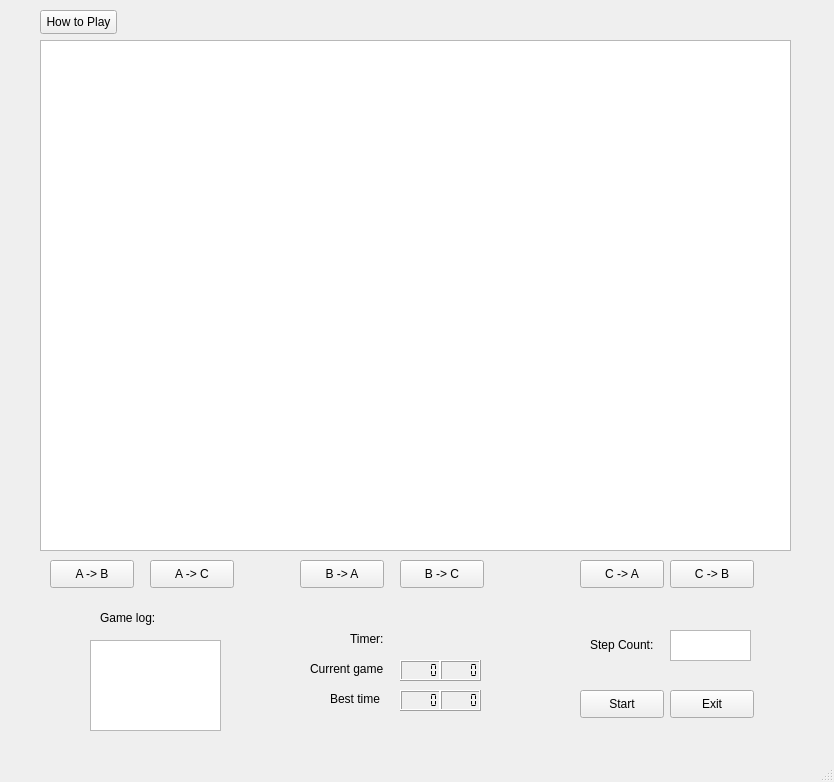
<?xml version="1.0" encoding="UTF-8"?>
<ui version="4.0">
 <class>StartGame</class>
 <widget class="QMainWindow" name="StartGame">
  <property name="geometry">
   <rect>
    <x>0</x>
    <y>0</y>
    <width>834</width>
    <height>782</height>
   </rect>
  </property>
  <property name="windowTitle">
   <string>MainWindow</string>
  </property>
  <widget class="QWidget" name="centralwidget">
   <widget class="QPushButton" name="closeButton">
    <property name="geometry">
     <rect>
      <x>670</x>
      <y>690</y>
      <width>84</width>
      <height>28</height>
     </rect>
    </property>
    <property name="text">
     <string>Exit</string>
    </property>
   </widget>
   <widget class="QLabel" name="illegalLabel">
    <property name="geometry">
     <rect>
      <x>310</x>
      <y>50</y>
      <width>281</width>
      <height>41</height>
     </rect>
    </property>
    <property name="font">
     <font>
      <pointsize>11</pointsize>
      <bold>true</bold>
     </font>
    </property>
    <property name="text">
     <string/>
    </property>
   </widget>
   <widget class="QPushButton" name="newGameButton">
    <property name="geometry">
     <rect>
      <x>580</x>
      <y>690</y>
      <width>84</width>
      <height>28</height>
     </rect>
    </property>
    <property name="text">
     <string>Start</string>
    </property>
   </widget>
   <widget class="QPushButton" name="CBButton">
    <property name="geometry">
     <rect>
      <x>670</x>
      <y>560</y>
      <width>84</width>
      <height>28</height>
     </rect>
    </property>
    <property name="text">
     <string>C -&gt; B</string>
    </property>
   </widget>
   <widget class="QPushButton" name="CAButton">
    <property name="geometry">
     <rect>
      <x>580</x>
      <y>560</y>
      <width>84</width>
      <height>28</height>
     </rect>
    </property>
    <property name="text">
     <string>C -&gt; A</string>
    </property>
   </widget>
   <widget class="QLabel" name="currentTimelabel">
    <property name="geometry">
     <rect>
      <x>310</x>
      <y>660</y>
      <width>81</width>
      <height>17</height>
     </rect>
    </property>
    <property name="text">
     <string>Current game</string>
    </property>
   </widget>
   <widget class="QLCDNumber" name="currentMinLcdNumber">
    <property name="geometry">
     <rect>
      <x>400</x>
      <y>660</y>
      <width>41</width>
      <height>21</height>
     </rect>
    </property>
    <property name="segmentStyle">
     <enum>QLCDNumber::Flat</enum>
    </property>
   </widget>
   <widget class="QLabel" name="timerLabel">
    <property name="geometry">
     <rect>
      <x>350</x>
      <y>630</y>
      <width>54</width>
      <height>17</height>
     </rect>
    </property>
    <property name="text">
     <string>Timer:</string>
    </property>
   </widget>
   <widget class="QPushButton" name="ABButton">
    <property name="geometry">
     <rect>
      <x>50</x>
      <y>560</y>
      <width>84</width>
      <height>28</height>
     </rect>
    </property>
    <property name="text">
     <string>A -&gt; B</string>
    </property>
   </widget>
   <widget class="QLabel" name="winLabel">
    <property name="geometry">
     <rect>
      <x>50</x>
      <y>50</y>
      <width>201</width>
      <height>51</height>
     </rect>
    </property>
    <property name="font">
     <font>
      <pointsize>14</pointsize>
      <italic>true</italic>
      <bold>true</bold>
     </font>
    </property>
    <property name="text">
     <string/>
    </property>
   </widget>
   <widget class="QLCDNumber" name="currentSecLcdNumber">
    <property name="geometry">
     <rect>
      <x>440</x>
      <y>660</y>
      <width>41</width>
      <height>21</height>
     </rect>
    </property>
    <property name="segmentStyle">
     <enum>QLCDNumber::Flat</enum>
    </property>
   </widget>
   <widget class="QPushButton" name="ACButton">
    <property name="geometry">
     <rect>
      <x>150</x>
      <y>560</y>
      <width>84</width>
      <height>28</height>
     </rect>
    </property>
    <property name="text">
     <string>A -&gt; C</string>
    </property>
   </widget>
   <widget class="QPushButton" name="BAButton">
    <property name="geometry">
     <rect>
      <x>300</x>
      <y>560</y>
      <width>84</width>
      <height>28</height>
     </rect>
    </property>
    <property name="text">
     <string>B -&gt; A</string>
    </property>
   </widget>
   <widget class="QLCDNumber" name="bestMinLcdNumber">
    <property name="geometry">
     <rect>
      <x>400</x>
      <y>690</y>
      <width>41</width>
      <height>21</height>
     </rect>
    </property>
    <property name="segmentStyle">
     <enum>QLCDNumber::Flat</enum>
    </property>
   </widget>
   <widget class="QLabel" name="gameLogLabel">
    <property name="geometry">
     <rect>
      <x>100</x>
      <y>610</y>
      <width>81</width>
      <height>16</height>
     </rect>
    </property>
    <property name="text">
     <string>Game log:</string>
    </property>
   </widget>
   <widget class="QLabel" name="bestTimeLabel">
    <property name="geometry">
     <rect>
      <x>330</x>
      <y>690</y>
      <width>54</width>
      <height>17</height>
     </rect>
    </property>
    <property name="text">
     <string>Best time</string>
    </property>
   </widget>
   <widget class="QTextBrowser" name="gameLogTextBrowser">
    <property name="geometry">
     <rect>
      <x>90</x>
      <y>640</y>
      <width>131</width>
      <height>91</height>
     </rect>
    </property>
   </widget>
   <widget class="QPushButton" name="BCButton">
    <property name="geometry">
     <rect>
      <x>400</x>
      <y>560</y>
      <width>84</width>
      <height>28</height>
     </rect>
    </property>
    <property name="text">
     <string>B -&gt; C</string>
    </property>
   </widget>
   <widget class="QLCDNumber" name="bestSecLcdNumber">
    <property name="geometry">
     <rect>
      <x>440</x>
      <y>690</y>
      <width>41</width>
      <height>21</height>
     </rect>
    </property>
    <property name="segmentStyle">
     <enum>QLCDNumber::Flat</enum>
    </property>
   </widget>
   <widget class="QGraphicsView" name="graphicsView">
    <property name="geometry">
     <rect>
      <x>40</x>
      <y>40</y>
      <width>751</width>
      <height>511</height>
     </rect>
    </property>
   </widget>
   <widget class="QTextBrowser" name="steptextBrowser">
    <property name="geometry">
     <rect>
      <x>670</x>
      <y>630</y>
      <width>81</width>
      <height>31</height>
     </rect>
    </property>
   </widget>
   <widget class="QLabel" name="stepnumber">
    <property name="geometry">
     <rect>
      <x>590</x>
      <y>629</y>
      <width>71</width>
      <height>31</height>
     </rect>
    </property>
    <property name="text">
     <string>Step Count:</string>
    </property>
   </widget>
   <widget class="QPushButton" name="pushButton">
    <property name="geometry">
     <rect>
      <x>40</x>
      <y>10</y>
      <width>77</width>
      <height>24</height>
     </rect>
    </property>
    <property name="text">
     <string>How to Play</string>
    </property>
   </widget>
   <zorder>graphicsView</zorder>
   <zorder>closeButton</zorder>
   <zorder>illegalLabel</zorder>
   <zorder>newGameButton</zorder>
   <zorder>CBButton</zorder>
   <zorder>CAButton</zorder>
   <zorder>currentTimelabel</zorder>
   <zorder>currentMinLcdNumber</zorder>
   <zorder>timerLabel</zorder>
   <zorder>ABButton</zorder>
   <zorder>winLabel</zorder>
   <zorder>currentSecLcdNumber</zorder>
   <zorder>ACButton</zorder>
   <zorder>BAButton</zorder>
   <zorder>bestMinLcdNumber</zorder>
   <zorder>gameLogLabel</zorder>
   <zorder>bestTimeLabel</zorder>
   <zorder>gameLogTextBrowser</zorder>
   <zorder>BCButton</zorder>
   <zorder>bestSecLcdNumber</zorder>
   <zorder>steptextBrowser</zorder>
   <zorder>stepnumber</zorder>
   <zorder>pushButton</zorder>
  </widget>
  <widget class="QMenuBar" name="menubar">
   <property name="geometry">
    <rect>
     <x>0</x>
     <y>0</y>
     <width>834</width>
     <height>22</height>
    </rect>
   </property>
  </widget>
  <widget class="QStatusBar" name="statusbar"/>
 </widget>
 <resources/>
 <connections>
  <connection>
   <sender>closeButton</sender>
   <signal>clicked()</signal>
   <receiver>StartGame</receiver>
   <slot>close()</slot>
   <hints>
    <hint type="sourcelabel">
     <x>742</x>
     <y>739</y>
    </hint>
    <hint type="destinationlabel">
     <x>891</x>
     <y>106</y>
    </hint>
   </hints>
  </connection>
 </connections>
</ui>
